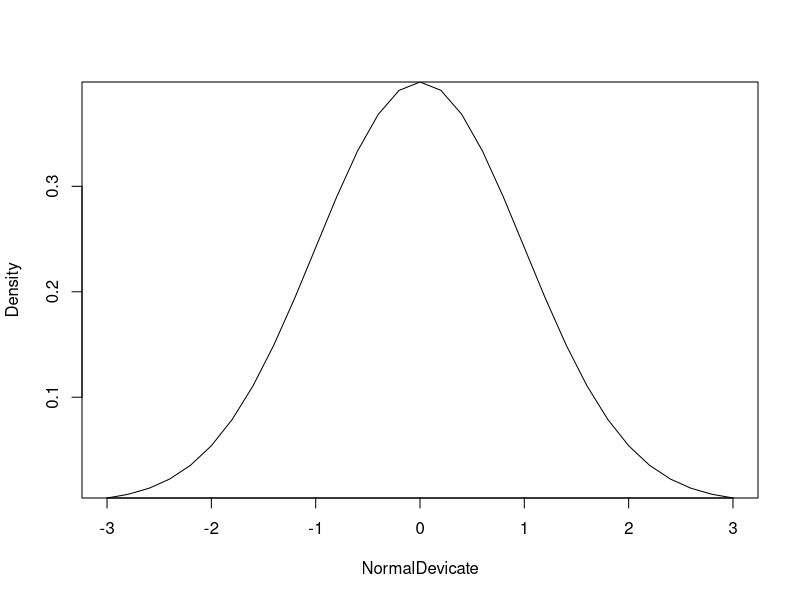

This chart was generated by the following R code: (Note: this script raises an error after producing the figure.)
#高级数据管理

x <- c(1,2,3,4,5,6,7,8)
mean <- mean(x)
sd <- sd(x)
#数学函数
#统计函数
#概率函数

x <- pretty(c(-3,3), 30)
y <- dnorm(x)
x
plot(x,y,
  type = "l",
  xlab = "NormalDevicate",
  ylab = "Density",
  yaxs = "i"
)
#生成0到1的随机数
runif()
#生成多元正态数据
library(MASS)

options(digits = 3)
set.seed(1234)

mean <- c(230.7, 146.7, 3.6)
sigma <- matrix(c(15360.8, 6721.2,-47.1,
                  6721.2,4700.9,-16.5,
                  -47.1,-16.5,0.3), nrow = 3, ncol = 3)
#蒙特卡洛方法随机生成数据
mydata <- mvrnorm(3, mean, sigma)
mydata <- as.data.frame(mydata)
names(mydata) <- c("y", "x1", "x2")
dim(mydata)
aa <- mydata[["y"]]

mean(aa)
aa <- aa - mean(aa)
aa <- aa^2
aa <- sum(aa) / 499
aa
#将函数应用于矩阵和数据框
a <- 5
sqrt(a)
b <- c(1.212, 2.312,5.4)
round(b)
c <- matrix(runif(12), nrow = 4)
c
#apply 应用在行或列的函数
#rnorm(n)默认生成n个符合正态分布的随机数
#func可以自定义，本例使用mean函数
mydata <- matrix(rnorm(30), nrow = 6)

apply(mydata, 1 , mean)
